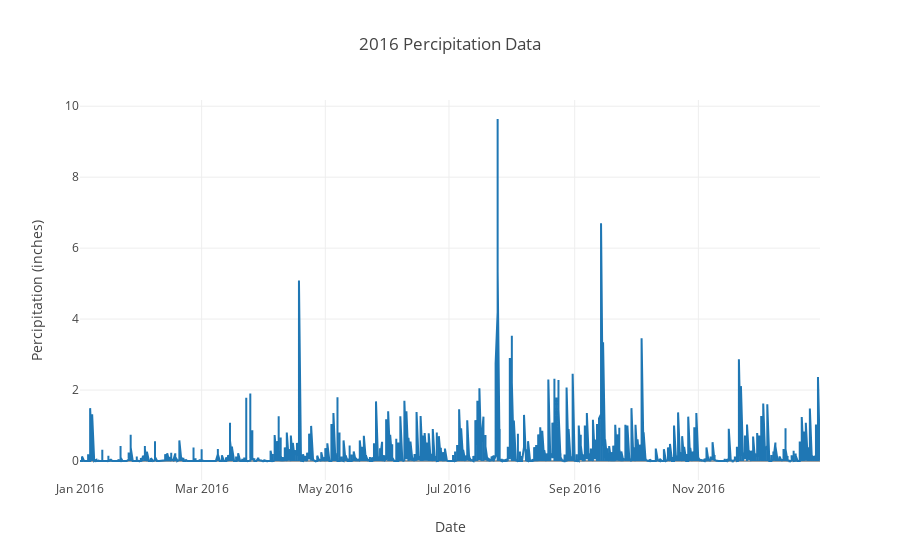

The notebook cell this image was saved under:
### Markdown cell above
## Plot Precipitation Data

### Code cell
# Create a trace via plotly
trace = go.Scatter(
    x = rain_df.date,
    y = rain_df.prcp,
)

data = [trace]

# Edit the layout
layout = dict(title = '2016 Percipitation Data',
              xaxis = dict(title = 'Date'),
              yaxis = dict(title = 'Percipitation (inches)'),
              )

fig = dict(data=data, layout=layout)

# iplot allows for offline Plotly graphing
iplot(fig, filename='basic-line')

### Figure 1 — Plotly figure (JSON) as saved in the notebook; plotly's stock layout.template omitted (floating-point values rounded to 4 significant figures; data arrays with more than 128 entries replaced by an {"elided": "..."} marker saying what was removed)
{"data": [{"type": "scatter", "uid": "45136ae7-7a09-4ee4-bb5d-a08f9ba265cf", "x": {"elided": "2309 str values"}, "y": {"elided": "2309 float values"}}], "layout": {"title": {"text": "2016 Percipitation Data"}, "xaxis": {"title": {"text": "Date"}}, "yaxis": {"title": {"text": "Percipitation (inches)"}}}}
